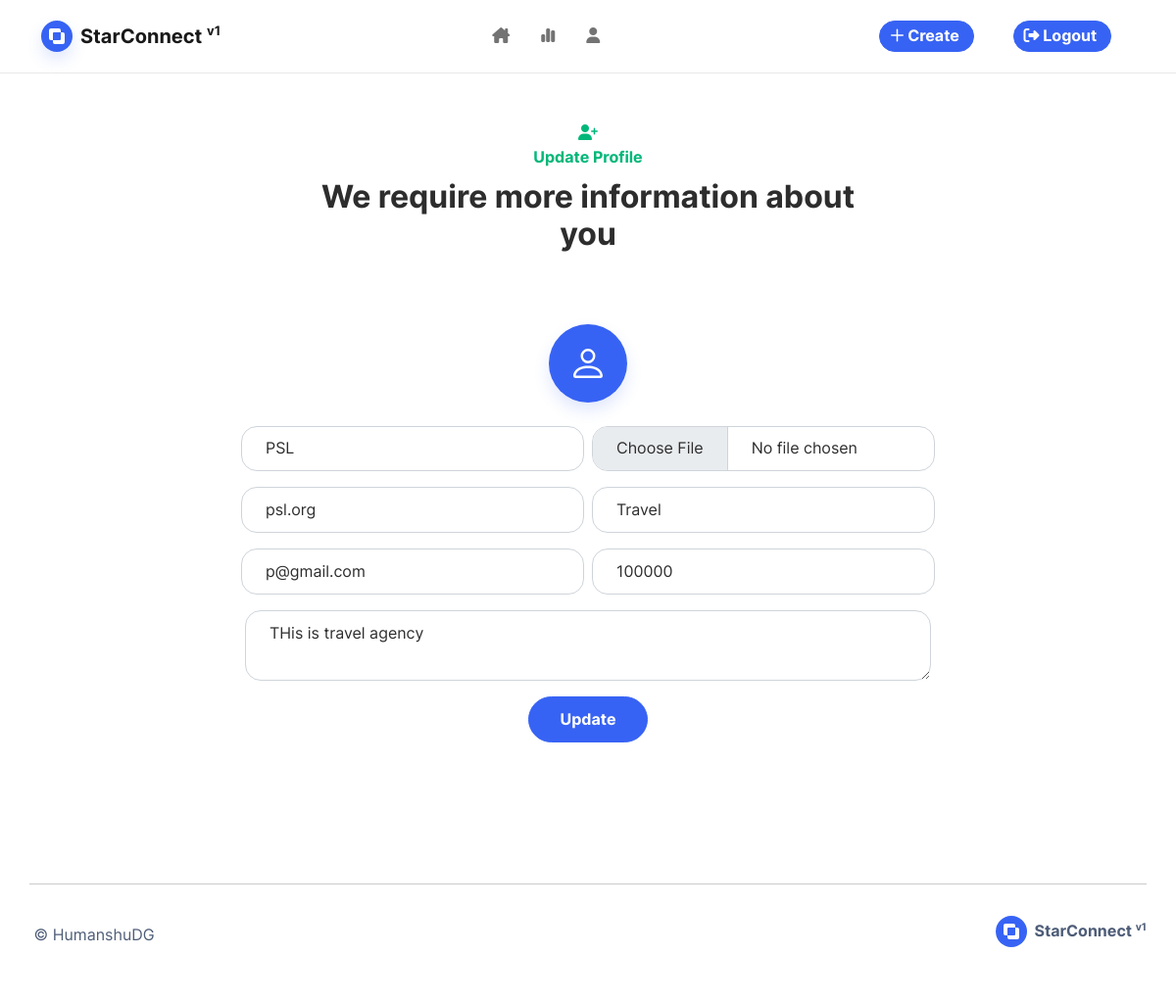
The app's page /sponsor-account (signed in) with its own data.
### base/models.py (models this page shows, shortened)
class Sponsor(db.Model):
    id = db.Column(db.Integer, primary_key=True)
    user_id = db.Column(db.Integer, db.ForeignKey('user.id'), unique=True)
    sponsor_name = db.Column(db.String(100), nullable=False)
    industry = db.Column(db.String(100))
    market_valuation = db.Column(db.Integer())
    bio = db.Column(db.Text(), nullable=True)
    website = db.Column(db.String(50), default="-")
    image_file = db.Column(db.String(50), nullable=False, default='default-sponsor.jpg')
    sponsor_campaigns = db.relationship('Campaign', backref='sponsor_campaigns', uselist=True)
    sponsor_contracts = db.relationship('Contract', backref="sponsor_contracts", uselist=True)

class User(db.Model, UserMixin):
    id = db.Column(db.Integer, primary_key=True)
    username = db.Column(db.String(20), unique=True, nullable=False)
    email = db.Column(db.String(120), unique=True, nullable=False)
    password = db.Column(db.String(60), nullable=False)
    sponsor = db.relationship('Sponsor', backref='sponsor', uselist=False)
    influencer = db.relationship('Influencer', backref='influencer', uselist=False, cascade = "all,delete")
    is_disabled = db.Column(db.Boolean, default=True)
    is_banned = db.Column(db.Boolean, default=False)
    role = db.Column(db.String(), default="INFLUENCER")

### base/routes.py (the view)
@login_required
@role_required(Role.SPONSOR.value)
@app.route("/sponsor-account", methods=['GET', 'POST'])
def sponsor_account_edit():
    form = SponsorRegistrationForm()
    if form.validate_on_submit():
        current_user.email = form.email.data
        sponsor = current_user.sponsor
        if sponsor is None:
            sponsor = Sponsor(
                user_id=current_user.id,
                sponsor_name=form.sponsor_name.data,
                website=form.website.data,
                industry=form.industry.data,
                market_valuation=form.market_valuation.data,
                bio=form.bio.data
            )
            current_user.is_disabled = False
            db.session.add(sponsor)
        else:
            sponsor.sponsor_name = form.sponsor_name.data
            sponsor.website = form.website.data
            sponsor.industry = form.industry.data
            sponsor.market_valuation = form.market_valuation.data
            sponsor.bio = form.bio.data
        if form.picture.data:
            picture_file = save_picture(form.picture.data, folder_name="profile_pics")
            sponsor.image_file = picture_file
        db.session.commit()
        flash('Your account has been updated!', 'success')
        return redirect(url_for('account'))
    elif request.method == 'GET':
        form.email.data = current_user.email
        if current_user.sponsor:
            form.sponsor_name.data = current_user.sponsor.sponsor_name
            form.industry.data = current_user.sponsor.industry
            form.market_valuation.data = current_user.sponsor.market_valuation
            form.website.data = current_user.sponsor.website
            form.bio.data = current_user.sponsor.bio
    return render_template('account/edit-profile-sponsor.html', title='Account', form=form)

### base/forms.py (shortened to what this page needs)
class SponsorRegistrationForm(FlaskForm):
    sponsor_name = StringField('Sponsor name', validators=[DataRequired(), Length(min=2, max=50)], render_kw={"placeholder": "Company/Individual Name"})
    industry = SelectField('Industry',choices=CATEGORY_CHOICES, validators=[DataRequired()], render_kw={"placeholder": "Industry"})
    market_valuation = IntegerField('Market Valuation', validators=[DataRequired()], render_kw={"placeholder": "Market Valuation(Round to nearest thousand)"})
    website = StringField('Website', validators=[DataRequired(), Length(min=2, max=50)], render_kw={"placeholder": "Company's Website"})
    email = StringField('Email', validators=[DataRequired(), Email()], render_kw={'placeholder': "Email"})
    picture = FileField('Update Profile Picture', validators=[FileAllowed(['jpg', 'png'])])
    submit = SubmitField('Update')
    bio = TextAreaField('Bio', validators=[Length(min=2, max=300)], render_kw={'placeholder': "Tell us more about you"})

### base/models.py (called while the page is built)
@login_manager.user_loader
def load_user(user_id):
    return User.query.get(int(user_id))

### base/templates/account/edit-profile-sponsor.html (shortened to what this page needs)
{% extends "base.html" %}
 {% block blog %}
<div class="container py-5">
    <div class="row mb-4">
        <div class="col-md-8 col-xl-6 text-center mx-auto">
            <p class="fw-bold text-success mb-2" align="center">
                <i class="fas fa-user-plus"></i>
                <br />
                Update Profile
                <br />
            </p>
            <h2 class="fw-bold">We require more information about you</h2>
        </div>
    </div>
    <div class="row d-flex justify-content-center">
        <div class="col-md-10">
            <div class="card">
                <div
                    class="card-body text-center d-flex flex-column align-items-center"
                >
                    <div
                        class="bs-icon-xl bs-icon-circle bs-icon-primary shadow bs-icon my-4"
                    >
                    </div>
                    <form method="post" enctype="multipart/form-data">
                        <div class="d-flex justify-content-center gap-2">
                            <div class="col-md-6">
                                <div class="mb-3">
                                    <div class="form-group">
                                        {% if form.sponsor_name.errors %} {{
                                        form.sponsor_name(class="form-control
                                        is-invalid") }}
                                        <div class="invalid-feedback">
                                            {% for error in form.sponsor_name.errors
                                            %}
                                            <span>{{ error }}</span>
                                            {% endfor %}
                                        </div>
                                        {% else %} {{
                                        form.sponsor_name(class="form-control") }}
                                        {% endif %}
                                    </div>
                                </div>
								<div class="mb-3">
                                    <div class="form-group">
                                        {% if form.website.errors %} {{
                                        form.website(class="form-control
                                        is-invalid") }}
                                        <div class="invalid-feedback">
                                            {% for error in form.website.errors
                                            %}
                                            <span>{{ error }}</span>
                                            {% endfor %}
                                        </div>
                                        {% else %} {{
                                        form.website(class="form-control") }}
                                        {% endif %}
                                    </div>
                                </div>
                                <div class="mb-3">
                                    <div class="form-group">
                                        {% if form.email.errors %} {{
                                        form.email(class="form-control
                                        is-invalid") }}
                                        <div class="invalid-feedback">
                                            {% for error in form.email.errors %}
                                            <span>{{ error }}</span>
                                            {% endfor %}
                                        </div>
                                        {% else %} {{
                                        form.email(class="form-control") }} {%
                                        endif %}
                                    </div>
                                </div>
                            </div>
                            <div class="col-md-6">
                                <div class="mb-3">
                                    <div class="form-group">
                                        {% if form.picture.errors %} {{
                                        form.picture(class="form-control
                                        is-invalid") }}
                                        <div class="invalid-feedback">
                                            {% for error in form.picture.errors
                                            %}
                                            <span>{{ error }}</span>
                                            {% endfor %}
                                        </div>
                                        {% else %} {{
                                        form.picture(class="form-control") }} {%
                                        endif %}
                                    </div>
                                </div>
								<div class="mb-3">
                                    <div class="form-group">
                                        {% if form.industry.errors %} {{
                                        form.industry(class="form-control
                                        is-invalid") }}
                                        <div class="invalid-feedback">
                                            {% for error in form.industry.errors
                                            %}
                                            <span>{{ error }}</span>
                                            {% endfor %}
                                        </div>
                                        {% else %} {{
                                        form.industry(class="form-control") }} {%
                                        endif %}
                                    </div>
                                </div>
                                <div class="mb-3">
                                    <div class="form-group">
                                        {% if form.market_valuation.errors %} {{
                                        form.market_valuation(class="form-control
                                        is-invalid") }}
                                        <div class="invalid-feedback">
                                            {% for error in form.market_valuation.errors
                                            %}
                                            <span>{{ error }}</span>
                                            {% endfor %}
                                        </div>
                                        {% else %} {{
                                        form.market_valuation(class="form-control") }} {%
                                        endif %}
                                    </div>
                                </div>
							</div>
                        </div>
                        <div class="mb-3">
							<div class="form-group">
								{% if form.bio.errors %} {{
								form.bio(class="form-control
								is-invalid") }}
								<div class="invalid-feedback">
									{% for error in form.bio.errors
									%}
									<span>{{ error }}</span>
									{% endfor %}
								</div>
								{% else %} {{
								form.bio(class="form-control") }} {%
								endif %}
							</div>
						</div>
						<div class="mb-3">
							{{ form.submit(class="btn btn-primary") }}
						</div>
                    </form>
                </div>
            </div>
        </div>
    </div>
</div>
{% endblock %}

### records on screen
Sponsor: sponsor_name "PSL", website "psl.org", industry "Travel", market_valuation "100000", bio "THis is travel agency"
User: email "p@gmail.com"
